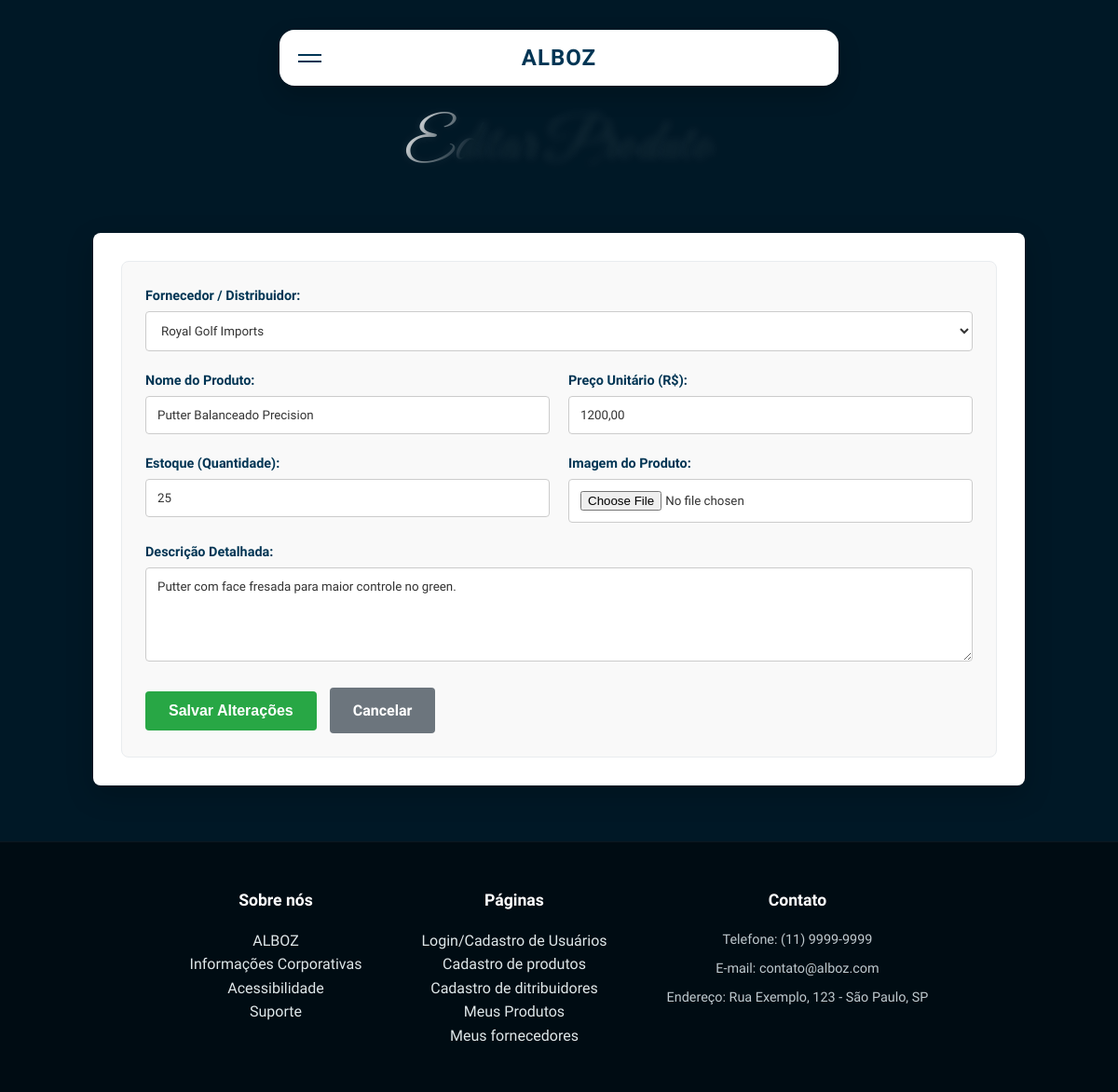
The app's page /html_alboz/cadastrar_produtos.php?edit_id=3 (signed in) with its own data.
### tables this page shows
CREATE TABLE produtos (
    id INT PRIMARY KEY AUTO_INCREMENT,
    fornecedor_id INT NOT NULL,          
    
    nome_produto VARCHAR(100) NOT NULL,
    codigo_produto VARCHAR(50),          
    descricao TEXT,
    quantidade_estoque INT DEFAULT 0,
    preco_unitario DECIMAL(10, 2) NOT NULL,
    imagem VARCHAR(255),                 
    
    data_registro TIMESTAMP DEFAULT CURRENT_TIMESTAMP,

    CONSTRAINT fk_fornecedor_produto
    FOREIGN KEY (fornecedor_id) REFERENCES fornecedores(id)
    ON DELETE CASCADE
);

CREATE TABLE fornecedores (
    id INT PRIMARY KEY AUTO_INCREMENT,
    usuario_id INT NOT NULL,             
    
    nome_fornecedor VARCHAR(100) NOT NULL,
    cnpj VARCHAR(20) NOT NULL,
    endereco VARCHAR(255),
    telefone VARCHAR(20),
    email VARCHAR(100),
    observacoes TEXT,
    imagem VARCHAR(255),                 
    
    data_registro TIMESTAMP DEFAULT CURRENT_TIMESTAMP,

    CONSTRAINT fk_usuario_fornecedor
    FOREIGN KEY (usuario_id) REFERENCES usuarios(id)
    ON DELETE CASCADE
);

### html_alboz/cadastrar_produtos.php (the view, shortened to what this page needs)
<?php
include('conexao.php');
$usuario_id = $_SESSION['id'];
$produto_edit = null;
if (isset($_GET['edit_id'])) {
    $edit_id = $_GET['edit_id'];
    $sql_busca = "SELECT p.* FROM produtos p
                  JOIN fornecedores f ON p.fornecedor_id = f.id
                  WHERE p.id = ? AND f.usuario_id = ?";
    $stmt = $mysqli->prepare($sql_busca);
    $stmt->bind_param("ii", $edit_id, $usuario_id);
    $stmt->execute();
    $result = $stmt->get_result();
    $produto_edit = $result->fetch_assoc();
}
$sql_forn = "SELECT id, nome_fornecedor FROM fornecedores WHERE usuario_id = '$usuario_id'";
$fornecedores = $mysqli->query($sql_forn);
?>
<!DOCTYPE html>
<html lang="pt-br">
<head>
</head>
<body class="body">
    <div class="header">
        <div class="card-nav-container">
            <div class="card-nav" id="cardNav">
                <div class="card-nav-top">
                    <div class="hamburger-menu" id="hamburgerBtn">
                        <div class="hamburger-line"></div>
                        <div class="hamburger-line"></div>
                    </div>
                    <div class="logo-container">
                        <div class="logo">ALBOZ</div>
                    </div>
                </div>
            </div>
        </div>
        <div class="subtitulo"><?php echo $produto_edit ? 'Editar Produto' : 'Novo Produto'; ?></div>
    </div>
    <div class="container">
        <form method="post" enctype="multipart/form-data" class="form-crud">
            <div class="full-width">
                <label>Fornecedor / Distribuidor:</label>
                <select name="fornecedor_id" required>
                    <?php
                    if ($fornecedores->num_rows > 0) {
                        while ($f = $fornecedores->fetch_assoc()): ?>
                            <option value="<?php echo $f['id']; ?>"
                                <?php if ($produto_edit && $produto_edit['fornecedor_id'] == $f['id']) echo 'selected'; ?>>
                                <?php echo $f['nome_fornecedor']; ?>
                            </option>
                    <?php endwhile;
                    } else {
                        echo "<option value='' disabled>Nenhum fornecedor cadastrado. Cadastre um primeiro!</option>";
                    }
                    ?>
                </select>
            </div>
            <div>
                <label>Nome do Produto:</label>
                <input type="text" name="nome" value="<?php echo $produto_edit['nome_produto'] ?? ''; ?>" required placeholder="Ex: Raquete de Tênis">
            </div>
            <div>
                <label>Preço Unitário (R$):</label>
                <input type="text" name="preco" value="<?php echo $produto_edit ? number_format($produto_edit['preco_unitario'], 2, ',', '') : ''; ?>" required placeholder="0,00">
            </div>
            <div>
                <label>Estoque (Quantidade):</label>
                <input type="number" name="estoque" value="<?php echo $produto_edit['quantidade_estoque'] ?? ''; ?>" placeholder="0">
            </div>
            <div>
                <label>Imagem do Produto:</label>
                <input type="file" name="imagem" accept="image/*">
            </div>
            <div class="full-width">
                <label>Descrição Detalhada:</label>
                <textarea name="descricao" rows="5"><?php echo $produto_edit['descricao'] ?? ''; ?></textarea>
            </div>
            <div class="full-width">
                <button type="submit"><?php echo $produto_edit ? 'Salvar Alterações' : 'Cadastrar Produto'; ?></button>
                <a href="listar_produtos.php" class="btn-cancelar">Cancelar</a>
            </div>
        </form>
    </div>
    <div class="rodape">
        <div class="limitador rodape-content">
            <ul class="sobre_nos">
                <strong>Sobre nós</strong>
                <a href="index.html">ALBOZ</a><br>
                <a href="informacoes_corporativas.html">Informações Corporativas</a><br>
                <a href="acessibilidade.html">Acessibilidade</a><br>
                <a href="suporte.php">Suporte</a><br>
            </ul>
            <ul class="paginas">
                <strong>Páginas</strong>
                <a href="login.php">Login/Cadastro de Usuários</a><br>
                <a href="cadastrar_produtos.php">Cadastro de produtos</a><br>
                <a href="cadastrar_fornecedor.php">Cadastro de ditribuidores</a><br>
                <a href="listar_produtos.php">Meus Produtos</a><br>
                <a href="listar_fornecedores.php">Meus fornecedores</a><br>
            </ul>
            <ul class="contato">
                <strong>Contato</strong>
                <li>Telefone: (11) 9999-9999</li>
                <li>E-mail: contato@alboz.com</li>
                <li>Endereço: Rua Exemplo, 123 - São Paulo, SP</li>
            </ul>
        </div>
    </div>
</body>
</html>

### html_alboz/cadastrar_produtos.php (style rules this page uses)
:root { --bg: #001826; --card: #003554; --card-hover: #014e7b; --muted: #bfc9ce; --accent: #dfe7e9; --gold: #ffffff; }
* { margin: 0; padding: 0; box-sizing: border-box; }
html { font-size: 16px; scroll-behavior: smooth; scrollbar-width: thin; scrollbar-color: var(--card) var(--bg); }
body { margin: 0; font-family: 'Monda', sans-serif; background: var(--bg); color: var(--accent); line-height: 1.6; }
a { text-decoration: none; color: inherit; transition: 0.3s; cursor: pointer; }
ul { list-style: none; }
.limitador { max-width: 1100px; width: 90%; margin: 0 auto; }
.card-nav-container { position: absolute; top: 2em; left: 50%; transform: translateX(-50%); width: 90%; max-width: 600px; z-index: 1001; }
.card-nav { position: relative; background-color: #ffffff; border-radius: 1rem; box-shadow: 0 10px 25px rgba(0, 0, 0, 0.2); overflow: hidden; transition: height 0.4s ease; color: var(--card); }
.card-nav-top { height: 60px; display: flex; align-items: center; justify-content: center; padding: 0 1.5rem; position: relative; }
.logo { font-family: 'Abhaya Libre', serif; font-weight: 800; font-size: 1.5rem; letter-spacing: 1px; text-transform: uppercase; }
.hamburger-menu { position: absolute; left: 20px; cursor: pointer; display: flex; flex-direction: column; gap: 5px; }
.hamburger-line { width: 25px; height: 2px; background-color: var(--card); transition: 0.3s; }
.header { position: relative; width: 100%; height: auto; min-height: 250px; display: flex; flex-direction: column; justify-content: center; align-items: center; padding-bottom: 2rem; }
.subtitulo { font-family: 'Great Vibes', cursive; font-size: 4rem; margin-top: 6rem; z-index: 10; text-align: center; font-weight: 400; cursor: default; background: linear-gradient(120deg, #001826 40%, rgba(255, 255, 255, 0.8) 50%, #001826 60%); background-size: 200% 100%; background-position: 100%; color: #001826; background-clip: text; -webkit-background-clip: text; -webkit-text-fill-color: transparent; text-shadow: 0 0 10px rgba(255, 255, 255, 0.1); transition: background-position 0.5s; }
.container { max-width: 1000px; margin: 0 auto 60px auto; padding: 30px; background: #fff; color: #333; box-shadow: 0 10px 30px rgba(0, 0, 0, 0.2); border-radius: 8px; }
.form-crud { display: grid; grid-template-columns: 1fr 1fr; gap: 20px; background: #f9f9f9; padding: 25px; border-radius: 8px; border: 1px solid #e9ecef; }
.full-width { grid-column: 1 / -1; }
label { display: block; margin-bottom: 5px; font-weight: bold; color: var(--card); font-size: 0.9rem; }
input, select, textarea { width: 100%; padding: 12px; border: 1px solid #ccc; border-radius: 4px; background: #fff; color: #333; font-family: inherit; }
button { background-color: #28a745; color: white; padding: 12px 25px; border: none; border-radius: 4px; font-weight: bold; font-size: 1rem; cursor: pointer; transition: 0.3s; }
.btn-cancelar { display: inline-block; padding: 12px 25px; background: #6c757d; color: white; border-radius: 4px; font-weight: bold; margin-left: 10px; }
.rodape { background: #000c13; padding: 3rem 0; margin-top: auto; border-top: 1px solid rgba(255, 255, 255, 0.05); }
.rodape-content { display: flex; justify-content: center; gap: 4rem; text-align: center; flex-wrap: wrap; }
.rodape ul strong { display: block; color: #fff; margin-bottom: 1rem; font-size: 1.1rem; }
.rodape li { color: var(--muted); margin-bottom: 0.5rem; font-size: 0.9rem; transition: 0.2s; }

### records on screen
produtos: fornecedor_id "Royal Golf Imports", nome "Putter Balanceado Precision", preco "1200,00", estoque "25", descricao "Putter com face fresada para maior controle no green."
